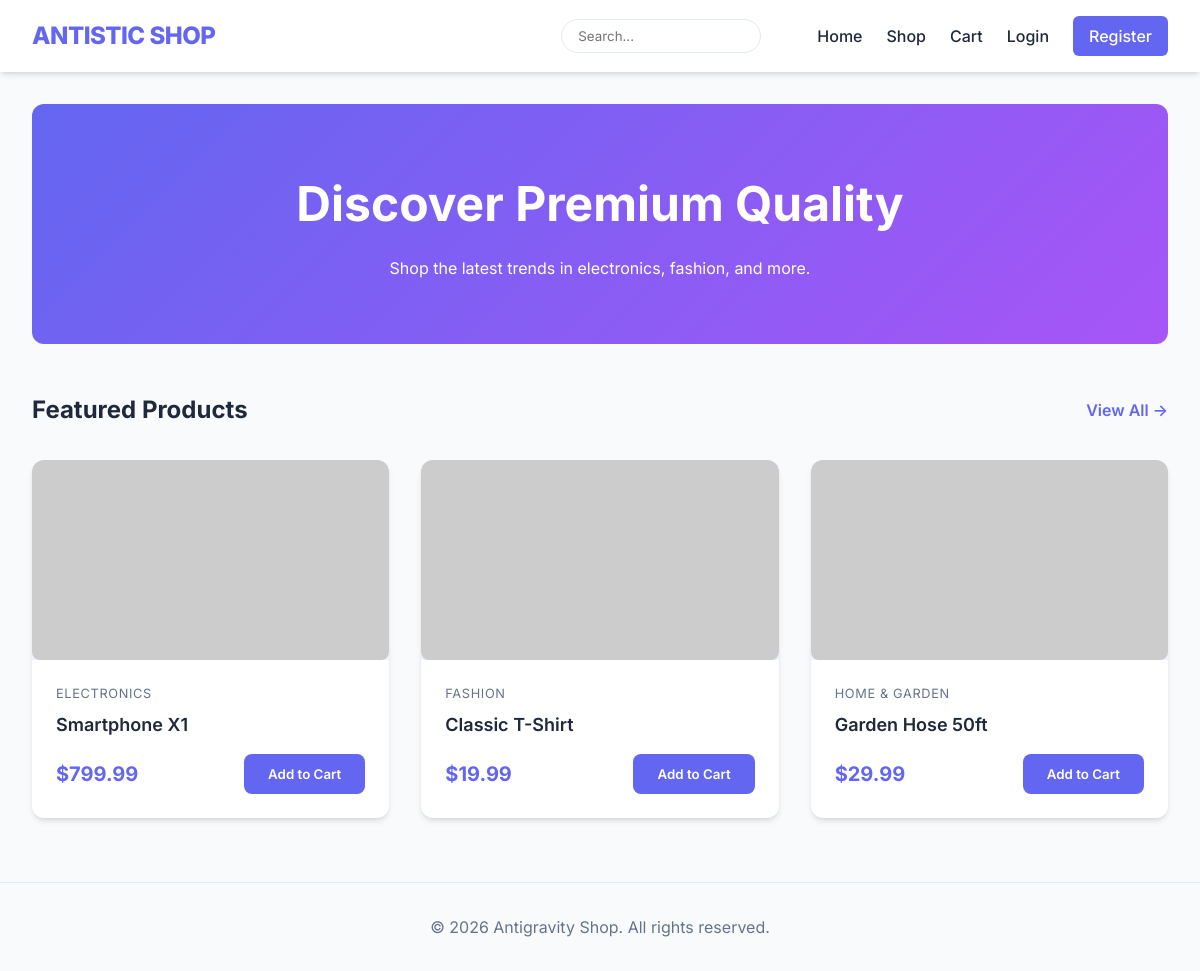
The page /public/index.php on the database its author committed.
### tables this page shows
CREATE TABLE IF NOT EXISTS products (
    id INT AUTO_INCREMENT PRIMARY KEY,
    name VARCHAR(255) NOT NULL,
    slug VARCHAR(255) NOT NULL UNIQUE,
    description TEXT,
    price DECIMAL(10, 2) NOT NULL,
    stock INT NOT NULL DEFAULT 0,
    sku VARCHAR(100) UNIQUE,
    category_id INT,
    images JSON,
    status ENUM('active', 'inactive') DEFAULT 'active',
    created_at TIMESTAMP DEFAULT CURRENT_TIMESTAMP,
    FOREIGN KEY (category_id) REFERENCES categories(id) ON DELETE SET NULL
);

CREATE TABLE IF NOT EXISTS categories (
    id INT AUTO_INCREMENT PRIMARY KEY,
    name VARCHAR(255) NOT NULL,
    slug VARCHAR(255) NOT NULL UNIQUE,
    parent_id INT DEFAULT NULL,
    status ENUM('active', 'inactive') DEFAULT 'active',
    FOREIGN KEY (parent_id) REFERENCES categories(id) ON DELETE SET NULL
);

### public/includes/product-functions.php (called while the page is built, shortened)
<?php
function getProducts($pdo, $limit = 10, $category_id = null, $search = '') {
    $query = "SELECT p.*, c.name as category_name FROM products p JOIN categories c ON p.category_id = c.id WHERE p.status = 'active'";
    $params = [];
    $query .= " LIMIT " . (int)$limit;
    $stmt = $pdo->prepare($query);
    $stmt->execute($params);
    return $stmt->fetchAll();
}
?>

### public/includes/functions.php (called while the page is built, shortened)
<?php
function formatPrice($price) {
    return '$' . number_format($price, 2);
}
?>

### public/index.php (the view)
<?php
require_once 'includes/header.php';
$products = getProducts($pdo, 10);
?>
<main class="container">
    <section class="hero">
        <h1>Discover Premium Quality</h1>
        <p>Shop the latest trends in electronics, fashion, and more.</p>
    </section>
    <section class="products">
        <div style="display: flex; justify-content: space-between; align-items: center; margin-bottom: 2rem;">
            <h2>Featured Products</h2>
            <a href="products.php" style="color: var(--primary-color); text-decoration: none; font-weight: 600;">View All →</a>
        </div>
        <div class="product-grid">
            <?php foreach ($products as $product): ?>
                <div class="product-card">
                    <a href="product.php?id=<?php echo $product['id']; ?>" style="text-decoration: none; color: inherit;">
                        <div class="product-image">
                            <?php
                                $images = json_decode($product['images'], true);
                                $img_src = !empty($images) ? $images[0] : 'https://via.placeholder.com/300';
                            ?>
                            <img src="<?php echo $baseUrl . $img_src; ?>" alt="<?php echo htmlspecialchars($product['name']); ?>" style="width: 100%; height: 100%; object-fit: cover; border-radius: 8px;">
                        </div>
                    </a>
                    <div class="product-info">
                        <div class="product-category"><?php echo htmlspecialchars($product['category_name']); ?></div>
                        <h3 class="product-name">
                            <a href="product.php?id=<?php echo $product['id']; ?>" style="text-decoration: none; color: inherit;">
                                <?php echo htmlspecialchars($product['name']); ?>
                            </a>
                        </h3>
                        <div style="display: flex; justify-content: space-between; align-items: center; margin-top: 1rem;">
                            <span class="product-price"><?php echo formatPrice($product['price']); ?></span>
                            <button type="button" onclick="addToCart(<?php echo $product['id']; ?>)">Add to Cart</button>
                        </div>
                    </div>
                </div>
            <?php endforeach; ?>
        </div>
    </section>
</main>
<?php require_once 'includes/footer.php'; ?>

### public/css/style.css (style rules this page uses)
:root { --primary-color: #6366f1; --primary-hover: #4f46e5; --bg-color: #f8fafc; --card-bg: #ffffff; --text-main: #1e293b; --text-muted: #64748b; --border-color: #e2e8f0; --shadow: 0 4px 6px -1px rgb(0 0 0 / 0.1), 0 2px 4px -2px rgb(0 0 0 / 0.1); --border-radius: 12px; }
* { margin: 0; padding: 0; box-sizing: border-box; font-family: 'Inter', system-ui, -apple-system, sans-serif; }
body { background-color: var(--bg-color); color: var(--text-main); line-height: 1.5; }
.container { max-width: 1200px; margin: 0 auto; padding: 0 2rem; }
.hero { background: linear-gradient(135deg, #6366f1 0%, #a855f7 100%); color: white; padding: 4rem 0; border-radius: var(--border-radius); text-align: center; margin-bottom: 3rem; }
.hero h1 { font-size: 3rem; margin-bottom: 1rem; }
.product-grid { display: grid; grid-template-columns: repeat(auto-fill, minmax(280px, 1fr)); gap: 2rem; }
.product-card { background: var(--card-bg); border-radius: var(--border-radius); overflow: hidden; box-shadow: var(--shadow); transition: transform 0.2s; }
.product-image { width: 100%; height: 200px; background: #eef2ff; display: flex; align-items: center; justify-content: center; color: var(--primary-color); font-weight: 600; }
.product-info { padding: 1.5rem; }
.product-category { font-size: 0.8rem; color: var(--text-muted); text-transform: uppercase; letter-spacing: 0.05em; margin-bottom: 0.5rem; }
.product-name { font-size: 1.125rem; font-weight: 600; margin-bottom: 0.5rem; color: var(--text-main); }
.product-price { font-size: 1.25rem; font-weight: 700; color: var(--primary-color); }
button { background: var(--primary-color); color: white; border: none; padding: 0.75rem 1.5rem; border-radius: 8px; font-weight: 600; cursor: pointer; transition: background 0.2s; }

### rows shown on the page
products: category.name "ELECTRONICS", name "Smartphone X1", price "$799.99"
products: category.name "FASHION", name "Classic T-Shirt", price "$19.99"
products: category.name "HOME & GARDEN", name "Garden Hose 50ft", price "$29.99"
